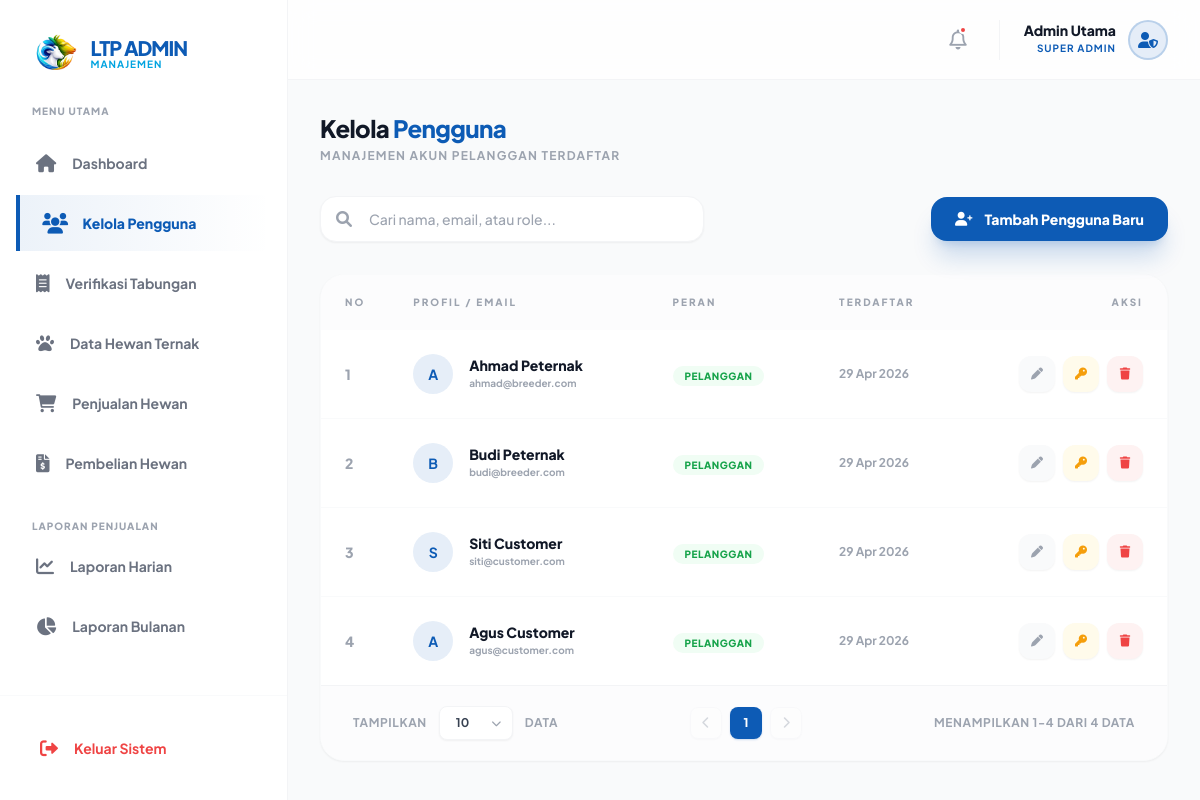
Screenshot of /views/admin/users (signed in) with the database file from the repository.
### tables this page shows
CREATE TABLE users (
    id INT AUTO_INCREMENT PRIMARY KEY,
    name VARCHAR(100) NOT NULL,
    email VARCHAR(100) NOT NULL UNIQUE,
    password VARCHAR(255) NOT NULL,
    role ENUM('admin', 'customer', 'breeder') DEFAULT 'customer',
    phone VARCHAR(20) DEFAULT '',
    address TEXT,
    created_at TIMESTAMP DEFAULT CURRENT_TIMESTAMP
);

### views/admin/users.php (the view, shortened to what this page needs)
<?php
require_once '../../config/database.php';
try {
    $stmt = $conn->query("SELECT * FROM users WHERE role != 'admin' ORDER BY created_at DESC");
    $usersList = $stmt->fetchAll(PDO::FETCH_ASSOC);
} catch (PDOException $e) {
    $errorMsg = $e->getMessage();
}
require_once 'includes/header.php';
require_once 'includes/sidebar.php';
?>
    <div class="flex-grow flex flex-col min-h-screen max-w-full overflow-x-hidden">
        <?php include 'includes/topbar.php'; ?>
        <main class="p-8 space-y-8 flex-grow">
            <div class="flex flex-col sm:flex-row justify-between items-start sm:items-center gap-4">
                <div>
                    <h1 class="text-2xl font-black text-gray-900 tracking-tight">Kelola <span class="text-brand-primary">Pengguna</span></h1>
                    <p class="text-xs text-gray-400 font-bold uppercase tracking-widest mt-1">Manajemen akun pelanggan terdaftar</p>
                </div>
            </div>
            <div class="flex flex-col sm:flex-row justify-between items-start sm:items-center gap-4">
                <div class="relative w-full sm:w-96">
                    <i class="fas fa-search absolute left-4 top-1/2 -translate-y-1/2 text-gray-400"></i>
                    <input type="text" placeholder="Cari nama, email, atau role..."
                        class="w-full pl-12 pr-4 py-3 bg-white border border-gray-100 rounded-2xl outline-none focus:border-brand-primary transition-all text-sm font-medium shadow-sm">
                </div>
                <button onclick="openModal('add')" class="bg-brand-primary text-white px-6 py-3 rounded-2xl font-black text-sm shadow-xl shadow-brand-primary/20 hover:bg-brand-dark transition-all flex items-center gap-3">
                    <i class="fas fa-user-plus"></i> Tambah Pengguna Baru
                </button>
            </div>
            <div class="bg-white rounded-3xl shadow-sm border border-gray-50 overflow-hidden">
                <div class="overflow-x-auto">
                    <table class="w-full" id="users-table">
                        <thead class="bg-gray-50/50">
                            <tr>
                                <th class="px-6 py-5 text-left text-[10px] font-black text-gray-400 uppercase tracking-[0.2em] w-16">No</th>
                                <th class="px-6 py-5 text-left text-[10px] font-black text-gray-400 uppercase tracking-[0.2em]">Profil / Email</th>
                                <th class="px-6 py-5 text-left text-[10px] font-black text-gray-400 uppercase tracking-[0.2em]">Peran</th>
                                <th class="px-6 py-5 text-left text-[10px] font-black text-gray-400 uppercase tracking-[0.2em]">Terdaftar</th>
                                <th class="px-6 py-5 text-right text-[10px] font-black text-gray-400 uppercase tracking-[0.2em]">Aksi</th>
                            </tr>
                        </thead>
                        <tbody class="divide-y divide-gray-50">
                            <?php if (empty($usersList)): ?>
                                <tr>
                                    <td colspan="5" class="px-8 py-10 text-center text-gray-400 font-bold">
                                        Belum ada data pengguna.
                                    </td>
                                </tr>
                            <?php else: ?>
                                <?php foreach ($usersList as $i => $user): ?>
                                <tr class="hover:bg-brand-light/20 transition-colors group" id="user-row-<?php echo $user['id']; ?>">
                                    <td class="px-6 py-6">
                                        <p class="text-sm font-black text-gray-400"><?php echo $i + 1; ?></p>
                                    </td>
                                    <td class="px-6 py-6">
                                        <div class="flex items-center gap-4">
                                            <div class="w-10 h-10 rounded-full bg-brand-primary/10 flex items-center justify-center font-bold text-brand-primary text-sm">
                                                <?php echo strtoupper(substr($user['name'], 0, 1)); ?>
                                            </div>
                                            <div>
                                                <p class="text-sm font-black text-gray-900 leading-none"><?php echo $user['name']; ?></p>
                                                <p class="text-[10px] font-bold text-gray-400 mt-1"><?php echo $user['email']; ?></p>
                                            </div>
                                        </div>
                                    </td>
                                    <td class="px-6 py-6">
                                        <span class="px-3 py-1 text-[10px] font-black rounded-full bg-green-50 text-green-600 uppercase tracking-wider">
                                            Pelanggan
                                        </span>
                                    </td>
                                    <td class="px-6 py-6">
                                        <p class="text-xs font-bold text-gray-400"><?php echo date('d M Y', strtotime($user['created_at'])); ?></p>
                                    </td>
                                    <td class="px-6 py-6 text-right">
                                        <div class="flex justify-end gap-2">
                                            <button onclick="openModal('edit', <?php echo htmlspecialchars(json_encode($user)); ?>)" title="Edit" class="w-9 h-9 rounded-xl bg-gray-50 text-gray-400 flex items-center justify-center hover:bg-brand-primary hover:text-white transition-all shadow-sm">
                                                <i class="fas fa-pen text-xs"></i>
                                            </button>
                                            <button onclick="openResetModal(<?php echo $user['id']; ?>, '<?php echo addslashes($user['name']); ?>')" title="Reset Password" class="w-9 h-9 rounded-xl bg-amber-50 text-amber-500 flex items-center justify-center hover:bg-amber-500 hover:text-white transition-all shadow-sm">
                                                <i class="fas fa-key text-xs"></i>
                                            </button>
                                            <button onclick="openDeleteModal(<?php echo $user['id']; ?>, '<?php echo addslashes($user['name']); ?>')" title="Hapus" class="w-9 h-9 rounded-xl bg-red-50 text-red-500 flex items-center justify-center hover:bg-red-500 hover:text-white transition-all shadow-sm">
                                                <i class="fas fa-trash text-xs"></i>
                                            </button>
                                        </div>
                                    </td>
                                </tr>
                                <?php endforeach; ?>
                            <?php endif; ?>
                        </tbody>
                    </table>
                </div>
                <div class="px-8 py-5 bg-gray-50/50 border-t border-gray-100 flex flex-col sm:flex-row justify-between items-center gap-4 shrink-0">
                    <div class="flex items-center gap-3">
                        <span class="text-xs font-bold text-gray-400 uppercase tracking-wider">Tampilkan</span>
                        <div class="relative">
                            <select id="entries-per-page" onchange="changeEntriesPerPage(this.value)" class="pl-4 pr-10 py-2 bg-white border border-gray-100 rounded-lg outline-none focus:border-brand-primary text-xs font-bold text-gray-700 appearance-none cursor-pointer shadow-sm">
                                <option value="10" selected>10</option>
                            </select>
                        </div>
                        <span class="text-xs font-bold text-gray-400 uppercase tracking-wider">data</span>
                    </div>
                    <div class="flex items-center gap-2">
                        <button onclick="prevPage()" id="prev-btn" class="w-8 h-8 rounded-lg border border-gray-100 bg-white flex items-center justify-center text-gray-400 hover:text-brand-primary hover:border-brand-primary/20 transition-all shadow-sm"><i class="fas fa-chevron-left text-xs"></i></button>
                        <div id="page-numbers" class="flex items-center gap-1.5">
                        </div>
                        <button onclick="nextPage()" id="next-btn" class="w-8 h-8 rounded-lg border border-gray-100 bg-white flex items-center justify-center text-gray-400 hover:text-brand-primary hover:border-brand-primary/20 transition-all shadow-sm"><i class="fas fa-chevron-right text-xs"></i></button>
                    </div>
                    <span class="text-xs font-bold text-gray-400 uppercase tracking-wider" id="entries-info"></span>
                </div>
            </div>
        </main>
    </div>
<?php require_once 'includes/footer.php'; ?>

### views/admin/includes/header.php (style rules this page uses)
body { font-family: 'Plus Jakarta Sans', sans-serif; }

### rows the page displays
users: name "A", name "Ahmad Peternak", email "ahmad@breeder.com", created_at "29 Apr 2026"
users: name "B", name "Budi Peternak", email "budi@breeder.com", created_at "29 Apr 2026"
users: name "S", name "Siti Customer", email "siti@customer.com", created_at "29 Apr 2026"
users: name "A", name "Agus Customer", email "agus@customer.com", created_at "29 Apr 2026"

### other values shown
$_SESSION['name'] "Admin Utama"
